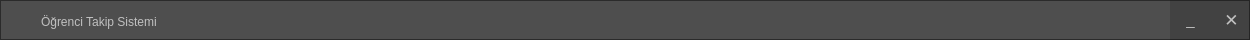
   <widget class="QFrame" name="frame_2">
    <property name="geometry">
     <rect>
      <x>0</x>
      <y>0</y>
      <width>1250</width>
      <height>40</height>
     </rect>
    </property>
    <property name="cursor">
     <cursorShape>ArrowCursor</cursorShape>
    </property>
    <property name="styleSheet">
     <string notr="true">QFrame{
background:rgba(0,0,0,0.45);
}

QFrame:hover{
background:rgba(0,0,0,0.50);
}

QPushButton{
color:silver;
}

QPushButton:hover{
color:white;
}</string>
    </property>
    <property name="frameShape">
     <enum>QFrame::StyledPanel</enum>
    </property>
    <property name="frameShadow">
     <enum>QFrame::Raised</enum>
    </property>
    <widget class="QLabel" name="label_3">
     <property name="geometry">
      <rect>
       <x>14</x>
       <y>5</y>
       <width>21</width>
       <height>31</height>
      </rect>
     </property>
     <property name="styleSheet">
      <string notr="true">background:transparent;</string>
     </property>
     <property name="text">
      <string>&lt;html&gt;&lt;head/&gt;&lt;body&gt;&lt;p&gt;&lt;img src=&quot;:images/images/yu_ana_logo2.png&quot; width=&quot;21&quot; height=&quot;30&quot;/&gt;&lt;/p&gt;&lt;/body&gt;&lt;/html&gt;</string>
     </property>
    </widget>
    <widget class="QLabel" name="label_2">
     <property name="geometry">
      <rect>
       <x>41</x>
       <y>11</y>
       <width>141</width>
       <height>21</height>
      </rect>
     </property>
     <property name="font">
      <font>
       <pointsize>9</pointsize>
      </font>
     </property>
     <property name="styleSheet">
      <string notr="true">
color:silver;
background:transparent;</string>
     </property>
     <property name="text">
      <string>Öğrenci Takip Sistemi</string>
     </property>
    </widget>
    <widget class="QPushButton" name="btn_close">
     <property name="geometry">
      <rect>
       <x>1211</x>
       <y>0</y>
       <width>41</width>
       <height>40</height>
      </rect>
     </property>
     <property name="font">
      <font>
       <pointsize>13</pointsize>
      </font>
     </property>
     <property name="cursor">
      <cursorShape>PointingHandCursor</cursorShape>
     </property>
     <property name="styleSheet">
      <string notr="true">QPushButton{
background:rgba(0, 0, 0,0.15);
color:silver;

border-radius:none;
}


QPushButton:hover{
background:red;
color:white
}</string>
     </property>
     <property name="text">
      <string>✕</string>
     </property>
    </widget>
    <widget class="QPushButton" name="btn_minimize">
     <property name="geometry">
      <rect>
       <x>1170</x>
       <y>0</y>
       <width>41</width>
       <height>40</height>
      </rect>
     </property>
     <property name="font">
      <font>
       <pointsize>11</pointsize>
       <underline>false</underline>
      </font>
     </property>
     <property name="cursor">
      <cursorShape>PointingHandCursor</cursorShape>
     </property>
     <property name="styleSheet">
      <string notr="true">QPushButton{
background:rgba(0, 0, 0,0.15);
border-radius:none;
}


QPushButton:hover{
background:rgba(0, 0, 0,0.6)
}</string>
     </property>
     <property name="text">
      <string>_</string>
     </property>
    </widget>
   </widget>
